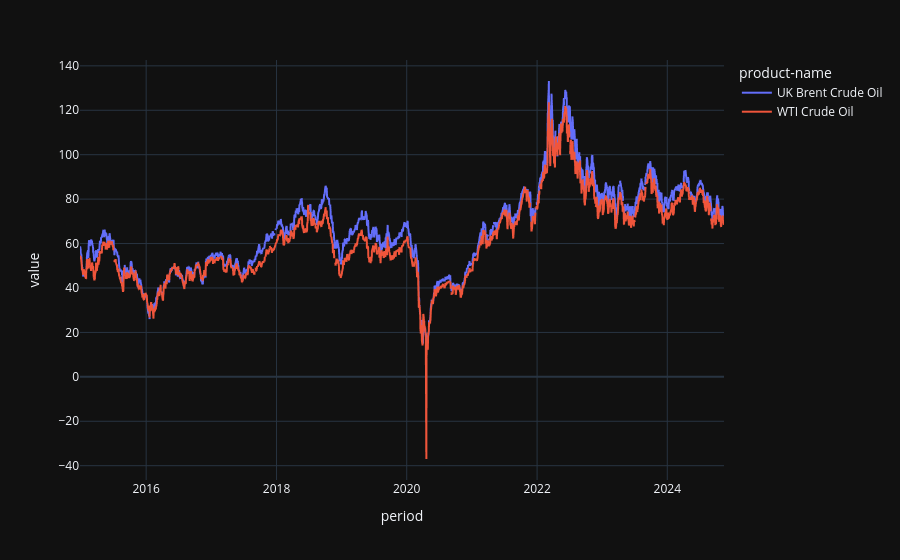

Notebook code for this chart:
### Markdown cell above
### WTI Price

### Code cell
df_dict['wti_prices'].pivot(index='period',columns='product-name',values='value').plot()

### Figure 1 — Plotly figure (JSON) as saved in the notebook; plotly's stock layout.template omitted (floating-point values rounded to 4 significant figures; data arrays with more than 128 entries replaced by an {"elided": "..."} marker saying what was removed)
{"data": [{"hovertemplate": "product-name=UK Brent Crude Oil<br>period=%{x}<br>value=%{y}<extra></extra>", "legendgroup": "UK Brent Crude Oil", "line": {"color": "#636efa", "dash": "solid"}, "marker": {"symbol": "circle"}, "mode": "lines", "name": "UK Brent Crude Oil", "showlegend": true, "type": "scattergl", "x": {"elided": "2540 str values"}, "xaxis": "x", "y": {"elided": "2540 float values"}, "yaxis": "y"}, {"hovertemplate": "product-name=WTI Crude Oil<br>period=%{x}<br>value=%{y}<extra></extra>", "legendgroup": "WTI Crude Oil", "line": {"color": "#EF553B", "dash": "solid"}, "marker": {"symbol": "circle"}, "mode": "lines", "name": "WTI Crude Oil", "showlegend": true, "type": "scattergl", "x": {"elided": "2540 str values"}, "xaxis": "x", "y": {"elided": "2540 float values"}, "yaxis": "y"}], "layout": {"legend": {"title": {"text": "product-name"}, "tracegroupgap": 0}, "margin": {"t": 60}, "xaxis": {"anchor": "y", "domain": [0, 1], "title": {"text": "period"}}, "yaxis": {"anchor": "x", "domain": [0, 1], "title": {"text": "value"}}}}
